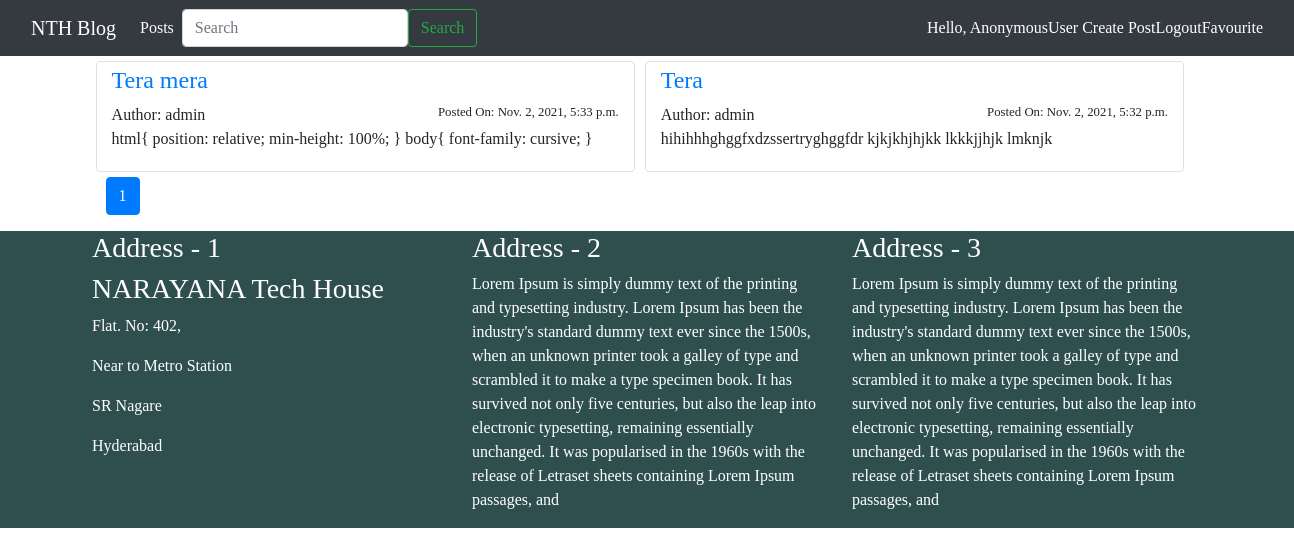
Page /post_list on the committed database.
### nthblogapp/models.py (models this page shows, shortened)
class Post(models.Model):
    STATUS_CHOICES = (
        ('draft','Draft'),
        ('published','Published')
    )
    title = models.CharField(max_length=50)
    slug = models.SlugField(max_length=50)
    author = models.ForeignKey(User, related_name='blog_post', on_delete=models.CASCADE)
    body = models.TextField()
    created = models.DateTimeField(auto_now_add=True)
    modified = models.DateTimeField(auto_now=True)
    likes =  models.ManyToManyField(User, related_name='likes', blank=True)
    status = models.CharField(max_length=20, choices=STATUS_CHOICES, default='draft')
    favourite = models.ManyToManyField(User, related_name='favourite', blank=True)
    restrict_comment = models.BooleanField(default=False)
    def get_absolute_url(self):
        return reverse('post_detail',args=[self.id, self.slug])

### nthblogapp/views.py (the view)
# urls.py: path('post_list',views.post_list,name='post_list'),
def post_list(request):
    posts_list = Post.objects.all().order_by('-id')
    query = request.POST.get('q')
    if query:
        posts_list = Post.objects.filter(
            Q(title__contains=query) |
            Q(author__username__contains=query) |
            Q(body__contains=query)
        )
    paginator = Paginator(posts_list,4)
    page = request.GET.get('page')
    try:
        posts = paginator.page(page)
    except PageNotAnInteger:
        posts = paginator.page(1)
    except EmptyPage:
        posts = paginator.page(paginator.num_pages)
    return render(request,'post_list.html',{'posts':posts})

### templates/post_list.html (shortened to what this page needs)
{% extends 'base.html' %}
{% block content %}
{% include 'alerts.html' %}
<div class="container-fluid" style="margin-left: 7%">
    <div class="row">
        {% for i in posts %}
            <div class="col-md-5 img-thumbnail" style="margin: 5px;">
                <h4><a href="{{ i.get_absolute_url }}">{{ i.title|capfirst }}</a></h4>
                Author: {{ i.author }}
                <small style="float: right"> Posted On: {{ i.created }}</small>
                <p>{{ i.body }}</p>
            </div>
         {% empty %}
        <div class="container-fluid">
            <h2>No Posts Found having search query "{{ request.POST.q }}"</h2>
        </div>
        {% endfor %}
    </div>
  <ul class="pagination">
    {% for p in posts.paginator.page_range %}
        {% if posts.number == p %}
            <li class="page-item active">
                <a class="page-link" href="?page={{ p }}">{{ p }}</a>
            </li>
        {% else %}
            <li class="page-item">
                <a class="page-link" href="?page={{ p }}">{{ p }}</a>
            </li>
        {% endif %}
    {% endfor %}
  </ul>
</div>
{% endblock %}

### templates/base.html (shortened to what this page needs)
{% load static %}
<!DOCTYPE html>
<html lang="en">
<head>
  {% include 'cdnlines.html' %}
  <link rel="stylesheet" href="{% static 'styles/styles.css' %}">
</head>
<body>
{% include 'navbar.html' %}
{% block content %}
{% endblock %}
{% include 'footer.html' %}
</body>
</html>

### templates/cdnlines.html (shortened to what this page needs)
<!DOCTYPE html>
<html lang="en">
<head>
</head>
<body>
{% block content %}
  <link rel="stylesheet" href="https://maxcdn.bootstrapcdn.com/bootstrap/4.4.1/css/bootstrap.min.css">
  <link rel="stylesheet" href="https://use.fontawesome.com/releases/v5.7.2/css/all.css">
  <link rel="stylesheet" href="bootstrap/css/fontawesome.5.7.2.css">
{% endblock %}
</body>
</html>

### templates/navbar.html (shortened to what this page needs)
<!DOCTYPE html>
<html lang="en">
<head>
</head>
<body>
<nav class="navbar navbar-expand-lg navbar-dark bg-dark">
  <div class="container-fluid">
    <a class="navbar-brand" href="#">NTH Blog</a>
    <div class="collapse navbar-collapse" id="navbarNav">
      <ul class="navbar-nav">
        <li class="nav-item">
          <a class="nav-link active" aria-current="page" href="{% url 'post_list' %}">Posts</a>
        </li>
      </ul>
      <form class="d-flex" method="POST">
            <input class="form-control me-2" type="search" placeholder="Search" aria-label="Search" name="q">
            <button class="btn btn-outline-success" type="submit">Search</button>
      </form>
    </div>
    <a style="color: white;">Hello, {{ request.user|capfirst }} </a> &nbsp;
    <a style="color: white;" href="{% url 'post_create' %}">Create Post</a>
    <a style="color: white;" href="{% url 'logout' %}">Logout</a>
    <a style="color: white;" href="{% url 'post_favourite_list' %}">Favourite</a>
  </div>
</nav>
</body>
</html>

### templates/alerts.html (shortened to what this page needs)
<!DOCTYPE html>
<html lang="en">
<head>
</head>
<body>
</body>
</html>

### templates/footer.html (shortened to what this page needs)
<!DOCTYPE html>
<html lang="en">
<head>
</head>
<body>
<footer class="footer">
<div class="container">
    <div class="row">
        <div class="col-md-4">
            <h3>Address - 1</h3>
            <h3>NARAYANA Tech House</h3>
            <p>Flat. No: 402,</p>
            <p>Near to Metro Station</p>
            <p>SR Nagare</p>
            <p>Hyderabad</p>
        </div>
        <div class="col-md-4">
             <h3>Address - 2</h3>
            <p>Lorem Ipsum is simply dummy text of the printing and typesetting industry. Lorem Ipsum has been the industry's standard dummy text ever since the 1500s, when an unknown printer took a galley of type and scrambled it to make a type specimen book. It has survived not only five centuries, but also the leap into electronic typesetting, remaining essentially unchanged. It was popularised in the 1960s with the release of Letraset sheets containing Lorem Ipsum passages, and</p>
        </div>
        <div class="col-md-4">
            <h3>Address - 3</h3>
             <p>Lorem Ipsum is simply dummy text of the printing and typesetting industry. Lorem Ipsum has been the industry's standard dummy text ever since the 1500s, when an unknown printer took a galley of type and scrambled it to make a type specimen book. It has survived not only five centuries, but also the leap into electronic typesetting, remaining essentially unchanged. It was popularised in the 1960s with the release of Letraset sheets containing Lorem Ipsum passages, and</p>
        </div>
    </div>
</div>
</footer>
</body>
</html>

### static/styles.css (style rules this page uses)
html { position: relative; min-height: 100%; }
body { font-family: cursive; }

### templates/footer.html (style rules this page uses)
html { position:relative; min-height: 100%; }
.footer { bottom: 0; left: 0; right: 0; background-color: darkslategray; color: white; }

### rows in the picture
Post: title "Tera mera", author "admin", created "Nov. 2, 2021, 5:33 p.m.", body "html{ position: relative; min-height: 100%; } body{ font-family: cursive; }"
Post: title "Tera", author "admin", created "Nov. 2, 2021, 5:32 p.m.", body "hihihhhghggfxdzssertryghggfdr kjkjkhjhjkk lkkkjjhjk lmknjk"

### other values in the picture
{{ request.user|capfirst }} "AnonymousUser"
{{ p }} "1"
